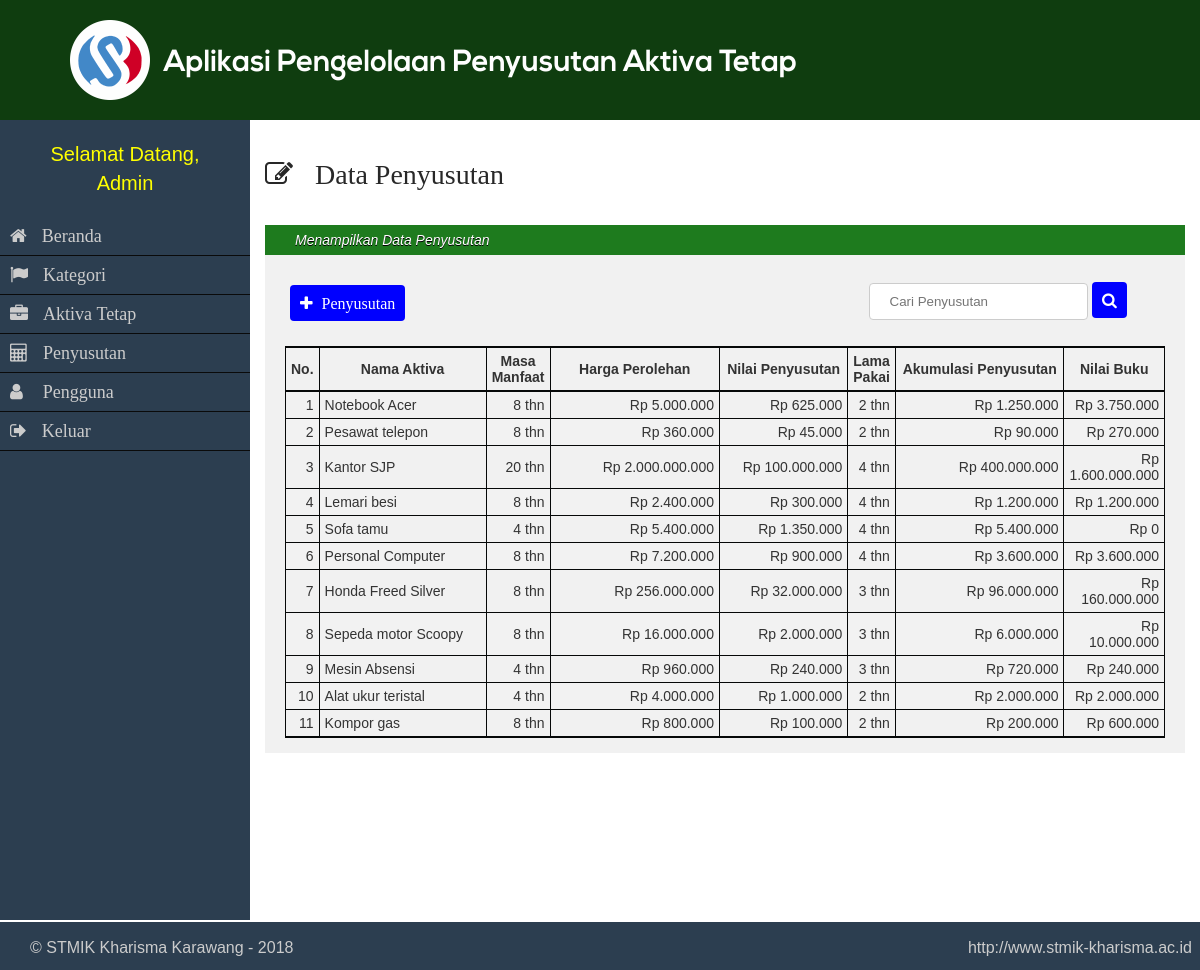
Page /penyusutan/lihatpenyusutan.php (signed in) on the committed database.
### tables this page shows
CREATE TABLE `penyusutan` (
  `kdpenyusutan` int(11) NOT NULL,
  `kdaktiva` varchar(11) NOT NULL,
  `usia` int(4) NOT NULL,
  `harga` int(20) NOT NULL,
  `tarif` int(20) NOT NULL,
  `thn_berjalan` int(4) NOT NULL,
  `akumulasi` int(20) NOT NULL,
  `nilai_buku` int(20) NOT NULL
);

CREATE TABLE `aktiva` (
  `kdaktiva` varchar(11) NOT NULL,
  `namaaktiva` varchar(200) NOT NULL,
  `thn_beli` int(4) NOT NULL,
  `idkategori` varchar(11) NOT NULL,
  `usia` int(4) NOT NULL,
  `harga` int(20) NOT NULL,
  `supplier` varchar(100) NOT NULL
);

### class/penyusutan.php (the view, shortened to what this page needs)
<?php
class penyusutan {
	function tampil($cari)
	{
		$db = new database();
		$kon = $db->connect();
		$query = $kon->query("SELECT * FROM penyusutan, aktiva where penyusutan.kdaktiva = aktiva.kdaktiva and aktiva.namaaktiva like '%$cari%'");
		echo'
			<table class="table table-bordered">
			<thead style="font-weight: bold; font-size: 14px;">
				<tr>
						<td width="2%" style="text-align: center">No.</td>
						<td width="20%" style="text-align: center">Nama Aktiva</td>
						<td width="5%" style="text-align: center">Masa Manfaat</td>
						<td width="20%" style="text-align: center">Harga Perolehan</td>
						<td width="15%" style="text-align: center">Nilai Penyusutan</td>
						<td width="2%" style="text-align: center">Lama Pakai</td>
						<td width="20%" style="text-align: center">Akumulasi Penyusutan</td>
						<td width="35 %" style="text-align: center">Nilai Buku</td>
				</tr>
			</thead>
			<tbody style="font-size: 14px">';
					$no = 1;
					while ($row = $query->fetch_array()) {
					echo '
							<tr>
								<td style="text-align: right">'.$no.'</td>
								<td>'.$row[namaaktiva].'</td>
								<td style="text-align: right">'.$row[usia].' thn</td>
								<td style="text-align: right">Rp '.number_format($row['harga'],0,',','.').'</td>
								<td style="text-align: right">Rp '.number_format($row['tarif'],0,',','.').'</td>
								<td style="text-align: right">'.$row[thn_berjalan].' thn</td>
								<td style="text-align: right">Rp '.number_format($row['akumulasi'],0,',','.').'</td>
								<td style="text-align: right">Rp '.number_format($row['nilai_buku'],0,',','.').'</td>
							</tr>';
									$no++;
						}
						echo '
						</tbody>
					</table>
					';
	}
}
?>

### css/global.css (style rules this page uses)
* { margin: 0; padding: 0; box-sizing: border-box; }
body { font-family: sans-serif; font-size: 14px; line-height: 1.428571429; color: #333333; background-color: #ffffff; }
table { border-collapse: collapse; margin-left: 5px; margin-right: 5px; }
.table-bordered { border: 1px solid #060808; border-top-width: 2px; border-bottom-width: 2px; }
.table-bordered > thead > tr > th, .table-bordered > tbody > tr > th, .table-bordered > tfoot > tr > th, .table-bordered > thead > tr > td, .table-bordered > tbody > tr > td, .table-bordered > tfoot > tr > td { border: 1px solid #060808; }
.table-bordered > thead > tr > th, .table-bordered > thead > tr > td { border-bottom-width: 2px; }
th, td { text-align: left; padding: 5px; }
tr:nth-child(even) { background-color: #f2f2f2 }

### rows in the picture
penyusutan: aktiva.namaaktiva "Notebook Acer", aktiva.usia "8", aktiva.harga "5.000.000", tarif "625.000", thn_berjalan "2", akumulasi "1.250.000", nilai_buku "3.750.000"
penyusutan: aktiva.namaaktiva "Pesawat telepon", aktiva.usia "8", aktiva.harga "360.000", tarif "45.000", thn_berjalan "2", akumulasi "90.000", nilai_buku "270.000"
penyusutan: aktiva.namaaktiva "Kantor SJP", aktiva.usia "20", aktiva.harga "2.000.000.000", tarif "100.000.000", thn_berjalan "4", akumulasi "400.000.000", nilai_buku "1.600.000.000"
penyusutan: aktiva.namaaktiva "Lemari besi", aktiva.usia "8", aktiva.harga "2.400.000", tarif "300.000", thn_berjalan "4", akumulasi "1.200.000", nilai_buku "1.200.000"
penyusutan: aktiva.namaaktiva "Sofa tamu", aktiva.usia "4", aktiva.harga "5.400.000", tarif "1.350.000", thn_berjalan "4", akumulasi "5.400.000", nilai_buku "0"
penyusutan: aktiva.namaaktiva "Personal Computer", aktiva.usia "8", aktiva.harga "7.200.000", tarif "900.000", thn_berjalan "4", akumulasi "3.600.000", nilai_buku "3.600.000"
penyusutan: aktiva.namaaktiva "Honda Freed Silver", aktiva.usia "8", aktiva.harga "256.000.000", tarif "32.000.000", thn_berjalan "3", akumulasi "96.000.000", nilai_buku "160.000.000"
penyusutan: aktiva.namaaktiva "Sepeda motor Scoopy", aktiva.usia "8", aktiva.harga "16.000.000", tarif "2.000.000", thn_berjalan "3", akumulasi "6.000.000", nilai_buku "10.000.000"
penyusutan: aktiva.namaaktiva "Mesin Absensi", aktiva.usia "4", aktiva.harga "960.000", tarif "240.000", thn_berjalan "3", akumulasi "720.000", nilai_buku "240.000"
penyusutan: aktiva.namaaktiva "Alat ukur teristal", aktiva.usia "4", aktiva.harga "4.000.000", tarif "1.000.000", thn_berjalan "2", akumulasi "2.000.000", nilai_buku "2.000.000"
penyusutan: aktiva.namaaktiva "Kompor gas", aktiva.usia "8", aktiva.harga "800.000", tarif "100.000", thn_berjalan "2", akumulasi "200.000", nilai_buku "600.000"

### other values in the picture
$_SESSION['nama'] "Admin"
